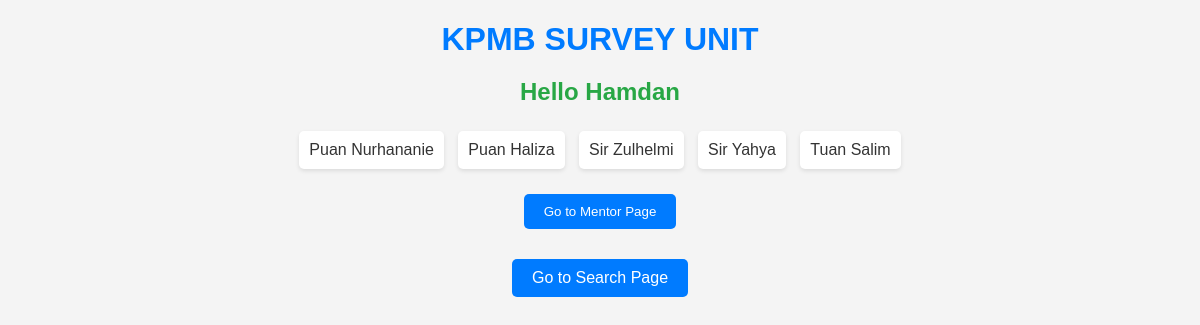
The page /mpppage/ on the database its author committed.
### hobby/models.py (models this page shows)
class Mentor(models.Model):
    MentorID = models.CharField(max_length = 10, primary_key = True)
    MentorName = models.TextField(max_length = 20)
    RoomNo = models.IntegerField(max_length = 4)

### hobby/views.py (the view)
# urls.py: path("", views.index, name = "index"),
def index(request):
    MyMentor = Mentor.objects.all().values()
    context = {
        'nickname':'Hamdan',
        'MyMentor':MyMentor,
    }
    return render(request, "index.html", context)

### hobby/templates/index.html (shortened to what this page needs)
<!DOCTYPE html>
<html lang="en">
<head>
</head>
<body>
    <h1>KPMB SURVEY UNIT</h1>
    <h2>Hello {{ nickname }}</h2>
    <ul>
        {% for x in MyMentor %}
            <li>{{ x.MentorName }}</li>
        {% endfor %}
    </ul>
    <div class="button-container">
        <button onclick="window.location.href='/mpppage/newmentor/'">Go to Mentor Page</button>
    </div>
    <div class="button-container">
        <a href="{% url 'searchpage' %}">Go to Search Page</a>
    </div>
</body>
</html>

### hobby/templates/index.html (style rules this page uses)
body { font-family: 'Arial', sans-serif; margin: 20px; background-color: #f4f4f4; color: #333; }
h1 { text-align: center; color: #007BFF; margin-bottom: 20px; }
h2 { text-align: center; color: #28a745; }
ul { list-style-type: none; padding: 0; text-align: center; margin-bottom: 20px; }
li { background-color: #fff; padding: 10px; margin: 5px; border-radius: 5px; box-shadow: 0 2px 4px rgba(0, 0, 0, 0.1); display: inline-block; }
button, a { background-color: #007BFF; color: #fff; padding: 10px 20px; border: none; border-radius: 5px; cursor: pointer; text-decoration: none; margin-bottom: 10px; display: inline-block; transition: background-color 0.3s; }
.button-container { text-align: center; margin-top: 20px; }

### rows shown on the page
Mentor: MentorName "Puan Nurhananie"
Mentor: MentorName "Puan Haliza"
Mentor: MentorName "Sir Zulhelmi"
Mentor: MentorName "Sir Yahya"
Mentor: MentorName "Tuan Salim"

### other values the page prints
{{ nickname }} "Hamdan"
